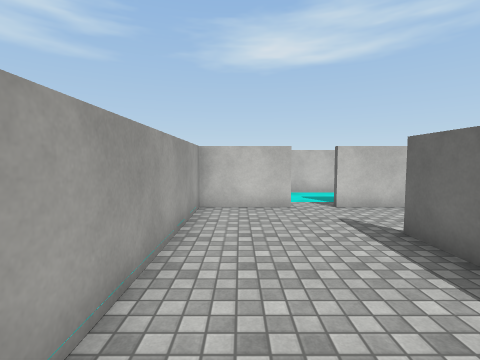
[1] (above)

24 first-person views from a walk through a Unity game level. The camera is 1.5 m above the floor, tilts 4° down and sees 85° across. The floor is counted in squares, 1 m on a side. Each view is taken from the middle of a square. On the plan, view 1 faces up. The plan holds only what a view shows up to about 14 squares ahead; the rest is blank. The player character is not drawn. Door leaves are left out, so doorways stand open. Surface patterns are stand-ins for the level's own textures.

[2]
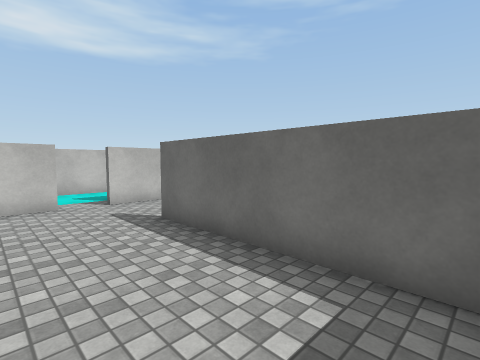

[3]
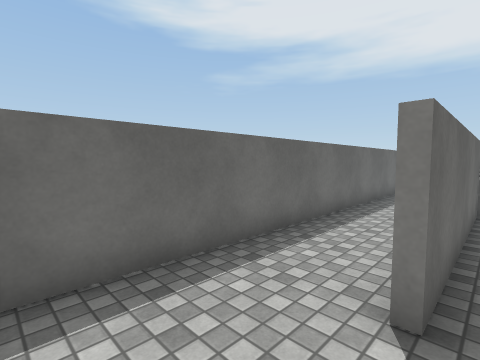

[4]
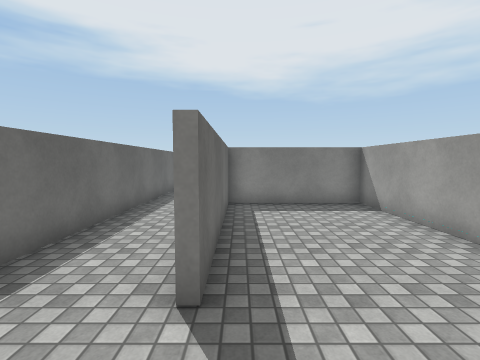

[5]
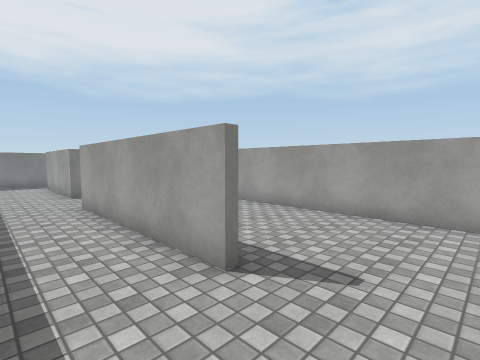

[6]
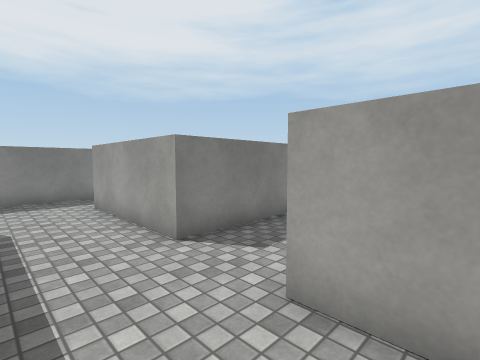

[7]
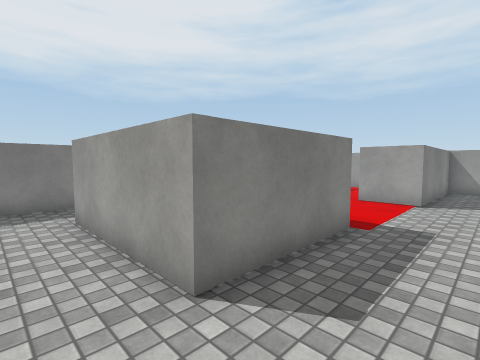

[8]
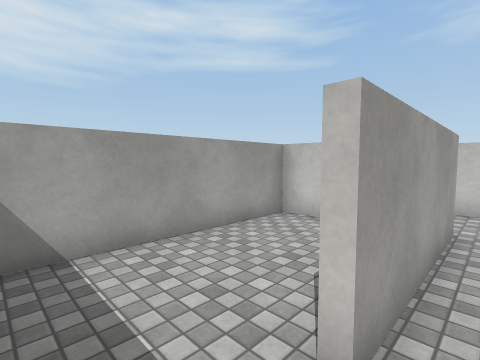

[9]
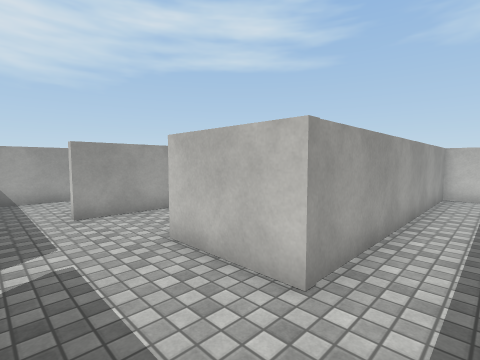

[10]
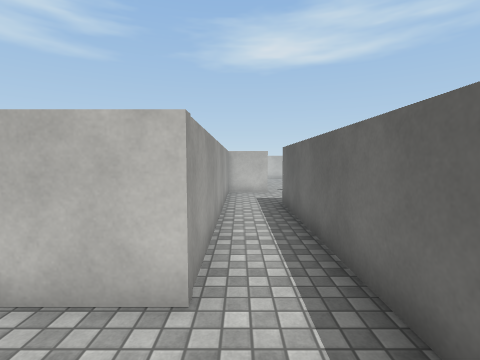

[11]
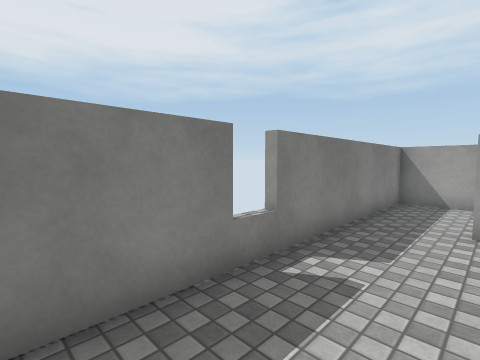

[12]
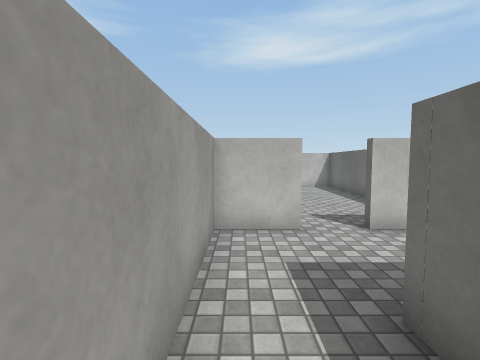

[13]
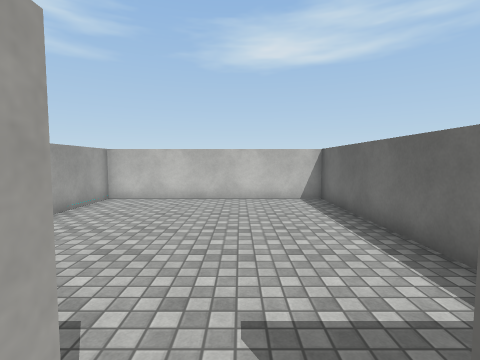

[14]
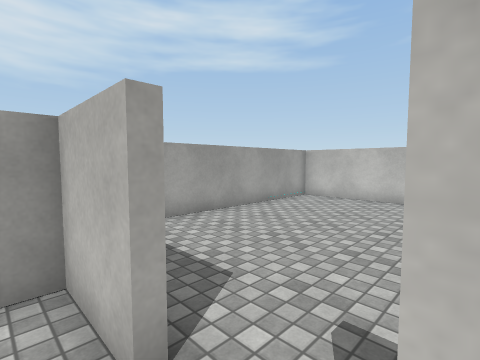

[15]
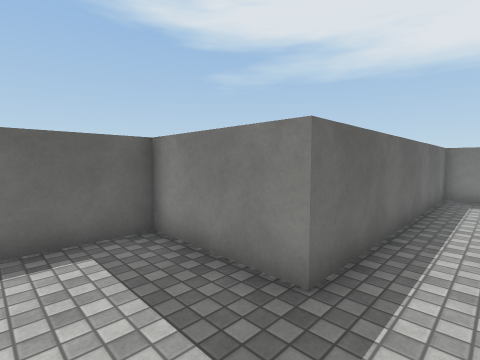

[16]
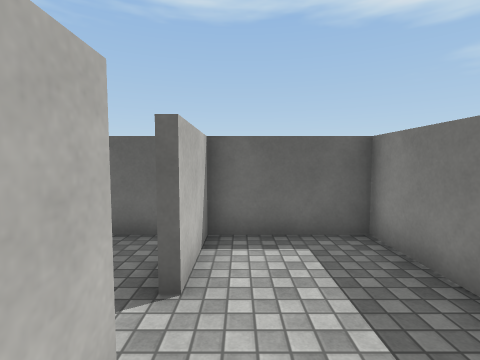

[17]
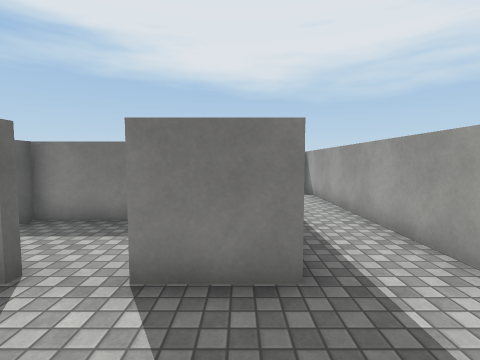

[18]
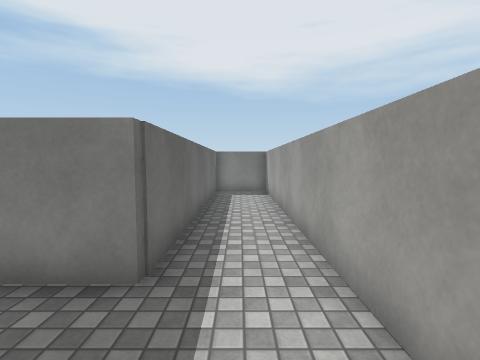

[19]
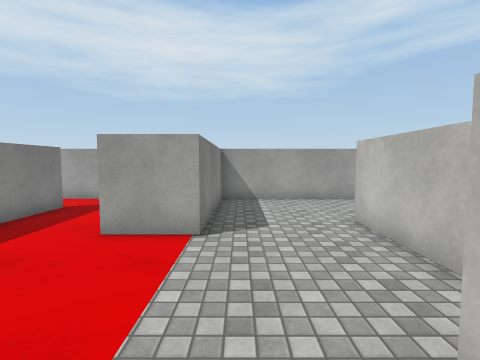

[20]
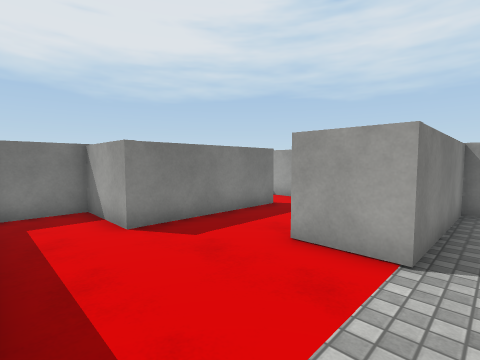

[21]
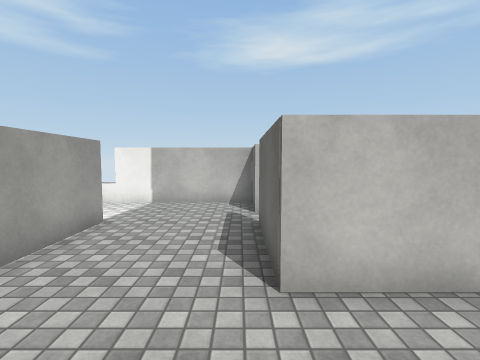

[22]
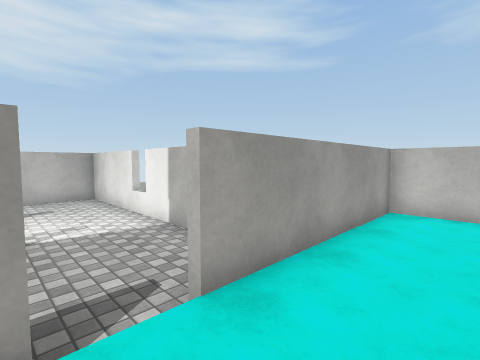

[23]
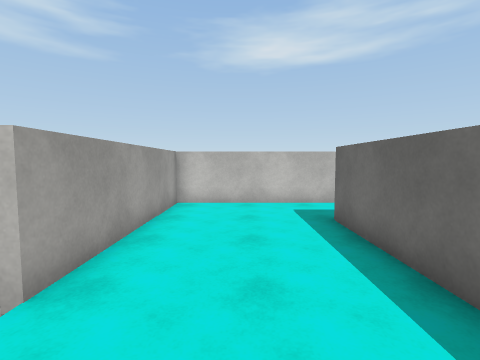

[24]
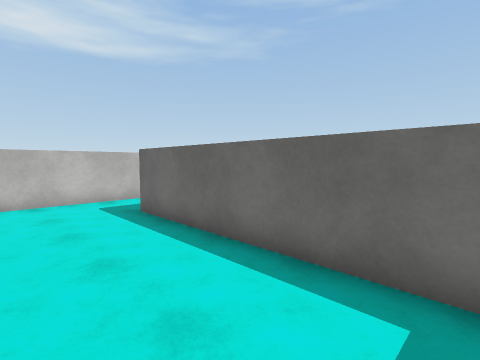

### Floor plan
Ten units are one square. View 1 is at (0, 0); x grows to the right and y downward. Boxes are objects, and circles mark ways between rooms. Rooms are numbered by the first view taken in them; rooms with no view inside come last. Other rooms are left out.
<svg viewBox="-170 -120 328 241">
<path fill="none" stroke="#000" d="M37 -55 37 16M18 -85 -13 -85 -13 14 34 14 34 -55M55 -85 31 -85M64 24 64 -80M64 56 64 24M34 44 34 94M114 -17 94 -17 94 84 64 84M36 116 115 116 115 16 153 16 153 -17 128 -17M153 -26 153 -115 67 -115 67 82 92 82 92 -19 114 -19M-104 -35 -104 37 -52 38 -52 59M-32 1 -65 1 -65 -32M-65 -46 -65 -65 -165 -65 -165 -41M-85 87 -32 87 -32 116 -12 116M-104 86 -104 102M-9 44 34 44M37 16 31 16M-2 -115 -63 -115 -63 -46M-16 -10 -16 -89M42 -115 21 -115M8 46 -6 46 -6 116 36 116"/>
<circle cx="48" cy="28" r="3" fill="#2a7"/>
<circle cx="40" cy="30" r="3" fill="#2a7"/>
<circle cx="25" cy="-90" r="3" fill="#2a7"/>
<circle cx="120" cy="-20" r="3" fill="#2a7"/>
<circle cx="30" cy="105" r="3" fill="#2a7"/>
<circle cx="-60" cy="-40" r="3" fill="#2a7"/>
<text x="30" y="-30">1</text>
<text x="100" y="60">2</text>
<text x="110" y="-60">3</text>
<text x="-90" y="10">4</text>
<text x="-20" y="-70">5</text>
<text x="10" y="80">6</text>
</svg>
Room 1 opens to room 2. Room 1 opens to room 4. Room 1 opens to room 5. Room 2 opens to room 3. Room 2 opens to room 6. Room 4 opens to room 5.

Where each view was taken, in squares from view 1:
view 1: 0 up, 0 right, facing up
view 2: 1 down, 0 right, facing up-right
view 3: 8 up, 3 right, facing down-right
view 4: 8 up, 3 right, facing down
view 5: 8 up, 6 right, facing down-left
view 6: 0 up, 6 right, facing down-left
view 7: 2 down, 5 right, facing down-left
view 8: 11 down, 4 right, facing up-left
view 9: 11 down, 11 right, facing up-left
view 10: 11 down, 10 right, facing up
view 11: 9 down, 10 right, facing down-left
view 12: 4 down, 10 right, facing up
view 13: 1 up, 12 right, facing up
view 14: 1 up, 13 right, facing up-left
view 15: 1 up, 10 right, facing down-right
view 16: 1 up, 10 right, facing right
view 17: 5 up, 10 right, facing down
view 18: 5 up, 8 right, facing down
view 19: 3 down, 0 right, facing left
view 20: 3 down, 1 left, facing down-left
view 21: 3 down, 7 left, facing up
view 22: 3 up, 4 left, facing up-left
view 23: 2 up, 4 left, facing up
view 24: 1 up, 5 left, facing up-right
